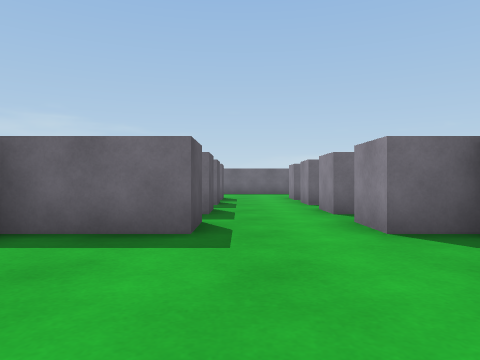
View 1 (above)

15 first-person views from a walk through a Unity game level. The camera is 0.55 m above the floor, looks level and sees 70° across. The floor is counted in squares, 1 m on a side. Each view is taken from the middle of a square. On the plan, view 1 faces up. The plan holds only what a view shows up to about 9 squares ahead; the rest is blank. The player is left out.

View 2
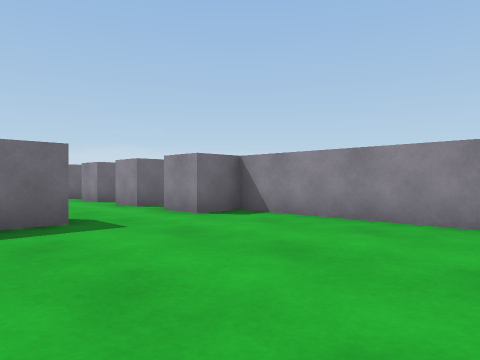

View 3
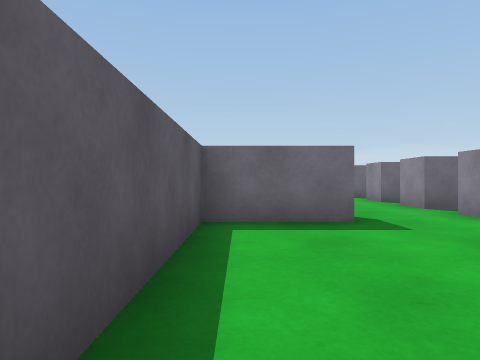

View 4
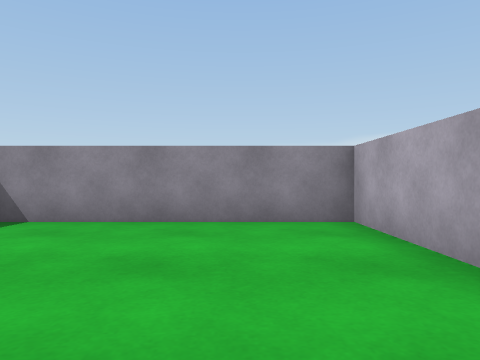

View 5
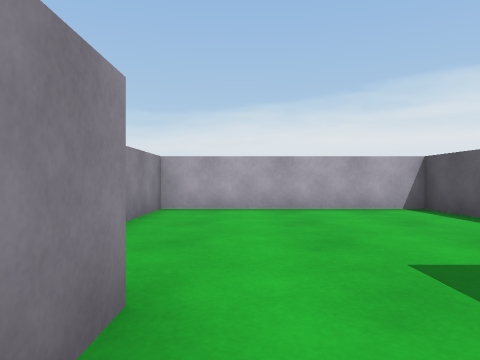

View 6
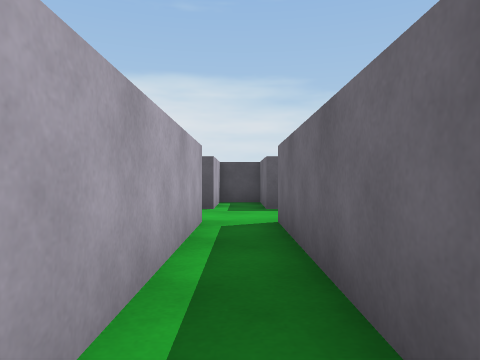

View 7
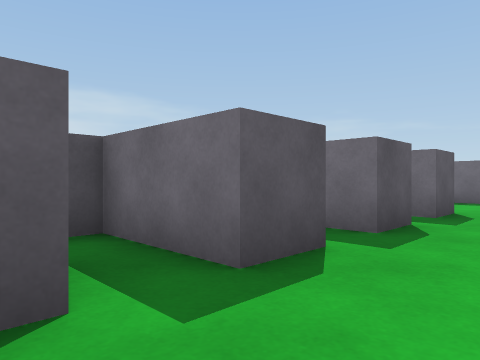

View 8
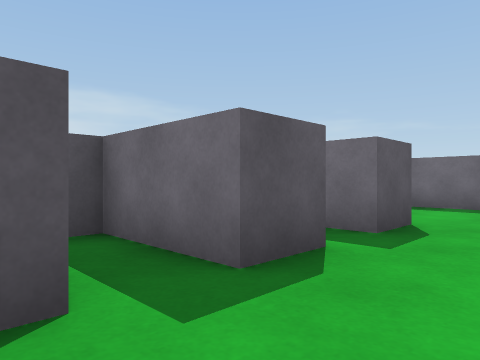

View 9
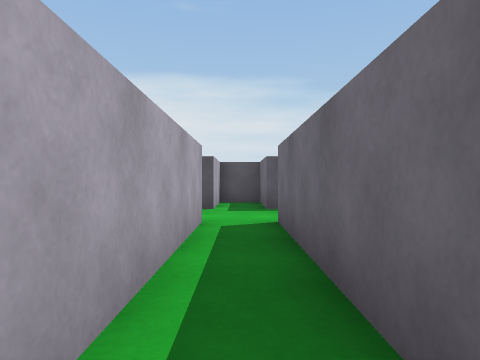

View 10
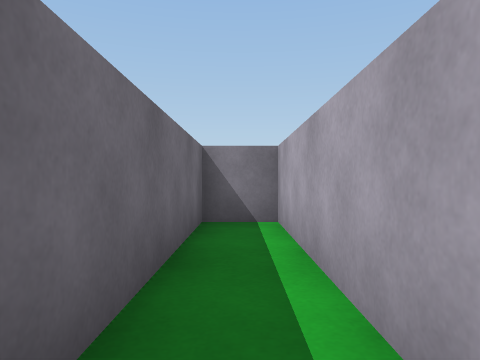

View 11
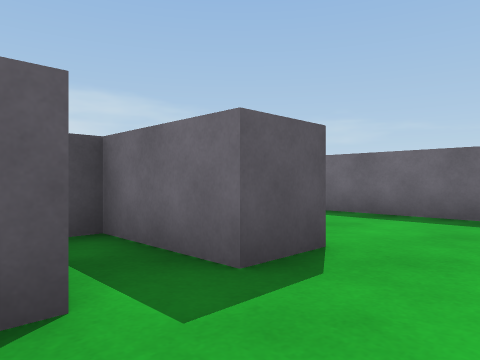

View 12
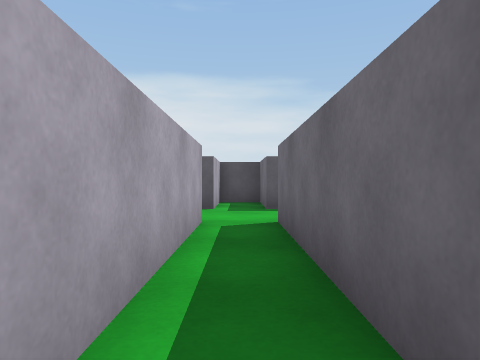

View 13
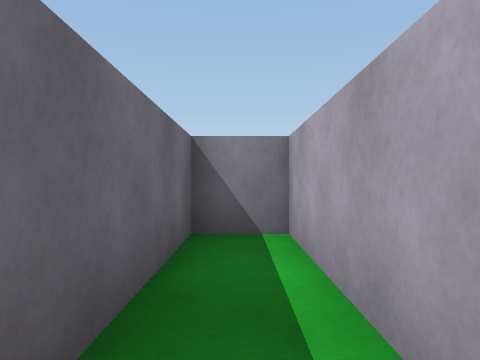

View 14
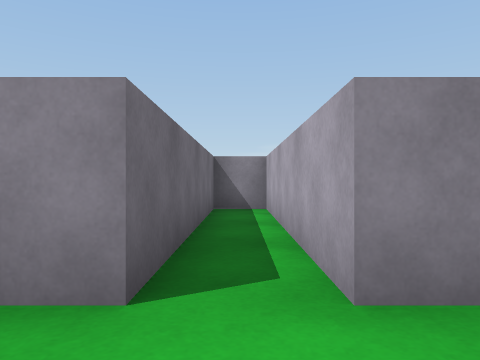

View 15
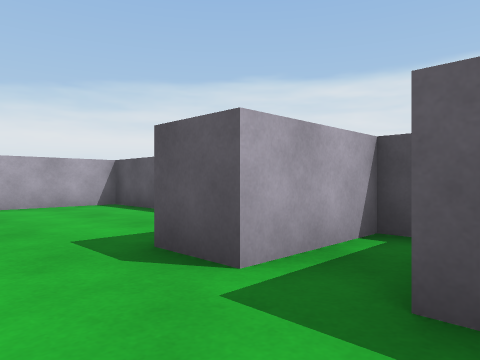

### Floor plan
Points are (right, up) in squares from view 1. A wall is a line through its corners. A room is listed if a view was taken in it or the views show most of it. See-through windows are left out.
Room 1 (views 1, 2, 3, 4, 7)
walls: (-0.5, 4.5) (-0.5, 3.5) (-2.5, 3.5) (-2.5, -1.5) (2.5, -1.5) (2.5, 3.5) (1.5, 3.5) (1.5, 4.5)
ways out: opening at (0.5, 4) to room 2
Room 2 (views 5, 6, 8, 14, 15)
walls: (1.5, 4.5) (6.5, 4.5) (6.5, 5.5) (1.5, 5.5) (1.5, 6.5); (-0.5, 6.5) (-0.5, 5.5) (-2.5, 5.5) (-2.5, 4.5) (-0.5, 4.5)
ways out: opening at (0.5, 4) to room 1; opening at (0.5, 6) to room 3
Room 3 (views 9, 10, 11)
walls: (1.5, 6.5) (6.5, 6.5) (6.5, 7.5) (1.5, 7.5) (1.5, 8.5); (-0.5, 8.5) (-0.5, 7.5) (-2.5, 7.5) (-2.5, 6.5) (-0.5, 6.5)
ways out: opening at (0.5, 6) to room 2; opening at (0.5, 8) to room 4
Room 4 (views 12, 13)
walls: (1.5, 8.5) (6.5, 8.5) (6.5, 9.5) (1.5, 9.5); (-0.5, 9.5) (-2.5, 9.5) (-2.5, 8.5) (-0.5, 8.5)
ways out: opening at (0.5, 8) to room 3; opening at (0.5, 10)

Positions as (right, up) in squares from view 1, and headings:
1: (0, 0), facing up
2: (-2, -1), facing up-right
3: (-2, -1), facing up
4: (-2, 0), facing right
5: (1, 5), facing down
6: (6, 5), facing left
7: (1, 4), facing up-left
8: (1, 6), facing up-left
9: (6, 7), facing left
10: (2, 7), facing right
11: (1, 8), facing up-left
12: (6, 9), facing left
13: (3, 9), facing right
14: (0, 5), facing right
15: (1, 6), facing down-left
